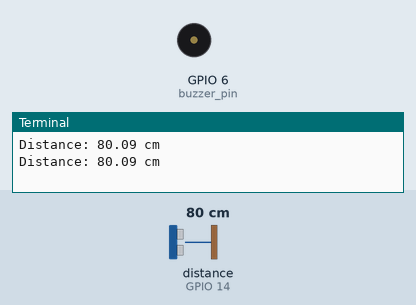
This program was run on a simulated Raspberry Pi (BCM pin numbers). Shown: buzzer (waves = sounding, pin HIGH), the last lines printed to the terminal. The inputs (shaded band) are chosen by the test bench; at power-on: distance to the obstacle (sensor on GPIO 14) 80 cm. The echo pulse lasts 58.3 µs per cm; the clock reads 2024-03-15 10:24:30 at power-on unless the program sets it; pins used as bus, display or sensor lines are not drawn.

Above: at 1.2 s.
1.3 s: distance to the obstacle (sensor on GPIO 14) set to 22 cm
2.8 s: distance to the obstacle (sensor on GPIO 14) set to 17 cm
At 4.0 s:
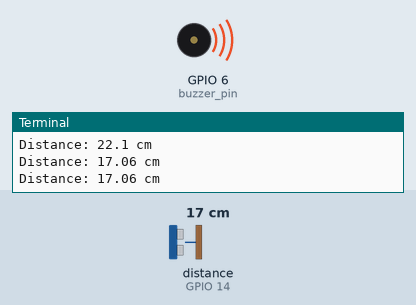
4.5 s: distance to the obstacle (sensor on GPIO 14) set to 35 cm
At 5.4 s:
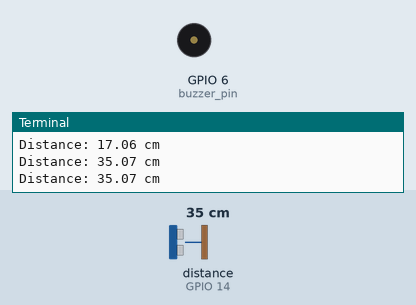
6.0 s: distance to the obstacle (sensor on GPIO 14) set to 2 cm
At 6.8 s:
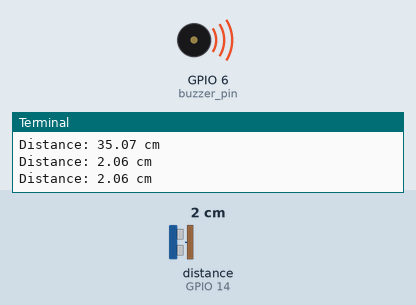
Timing chart, 0 to 8.5 s (numbered marks = the images above; inputs shaded):
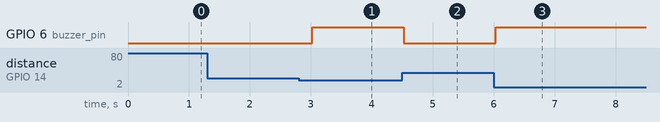

Measured:
- the behaviour switches between 20 and 19 cm on distance to the obstacle (sensor on GPIO 14) (found by bisection; images 0 and 1)
- after the input at 2.8 s, GPIO 6 (buzzer_pin): LOW → HIGH after 0.22 s
- after the input at 4.5 s, GPIO 6 (buzzer_pin): HIGH → LOW at once
- after the input at 6.0 s, GPIO 6 (buzzer_pin): LOW → HIGH at once

The program:

14_obstacle_alert.py
```python
#!/usr/bin/python
# -*- coding: utf-8 -*-
# Obstacle alert
import RPi.GPIO as GPIO
import time

GPIO.setmode(GPIO.BCM)
buzzer_pin = 6
GPIO.setup(buzzer_pin, GPIO.OUT)

def dis():
  TRIG = 15
  ECHO = 14


  GPIO.setup(TRIG,GPIO.OUT)
  GPIO.setup(ECHO,GPIO.IN)

  GPIO.output(TRIG, False)
  time.sleep(0.5)

  GPIO.output(TRIG, True)
  time.sleep(0.00001)
  GPIO.output(TRIG, False)

  while GPIO.input(ECHO)==0:
    pulse_start = time.time()

  while GPIO.input(ECHO)==1:
    pulse_end = time.time()

  pulse_duration = pulse_end - pulse_start

  distance = pulse_duration * 17150

  distance = round(distance, 2)

  print("Distance: %s cm" % distance)
  return distance

try:
  while True:
    distance = dis()
    if distance < 20:
      GPIO.output(buzzer_pin, GPIO.HIGH)
    else:
      GPIO.output(buzzer_pin, GPIO.LOW)
except KeyboardInterrupt:
  GPIO.cleanup()
```
